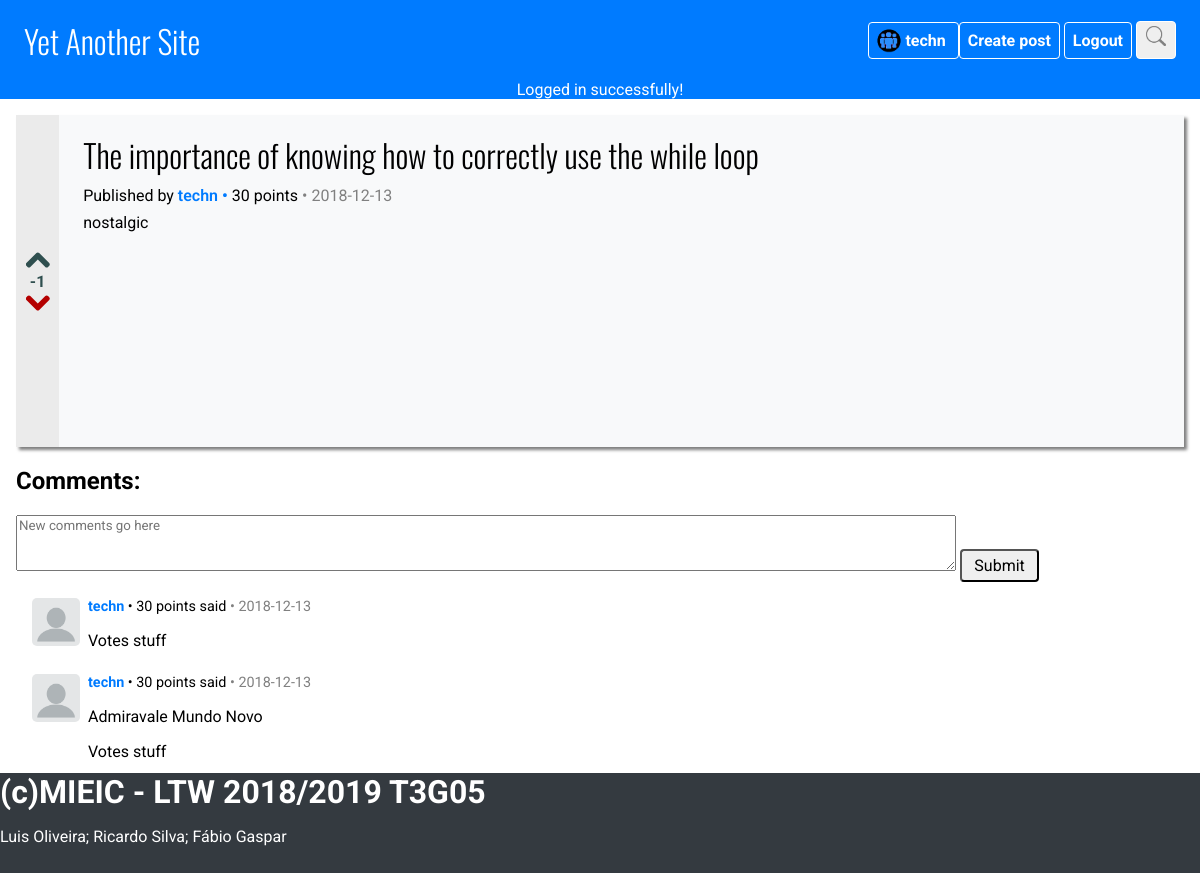
The page /pages/postView.php?postId=36 (signed in) on the database its author committed.
### tables this page shows
CREATE TABLE PostVote (
    idUser VARCHAR NOT NULL REFERENCES User(username),
    idPost INTEGER NOT NULL REFERENCES Post(idPost),
    vote INTEGER NOT NULL DEFAULT 0, 
    CONSTRAINT idPostVote PRIMARY KEY (idUser, idPost)
);

CREATE TABLE Post (
    idPost INTEGER PRIMARY KEY AUTOINCREMENT,
    idUser VARCHAR NOT NULL REFERENCES User(username),
    date DATE NOT NULL DEFAULT CURRENT_DATE,
    title VARCHAR NOT NULL,
    content VARCHAR NOT NULL,
    image VARCHAR DEFAULT NULL
);

CREATE TABLE Coment (
    idComent INTEGER PRIMARY KEY AUTOINCREMENT,
    idUser VARCHAR NOT NULL REFERENCES User(username),
    data DATE NOT NULL DEFAULT CURRENT_DATE,
    comentContent VARCHAR NOT NULL,
    idPost INTEGER NOT NULL REFERENCES Post(idPost),
    idParentComent INTEGER
);

### database/dbPosts.php (called while the page is built, shortened)
<?php
function getPostByID($postID) {
    $db = Database::instance()->db();
    $stmt = $db->prepare(
        'SELECT * FROM Post as P LEFT JOIN (SELECT idPost, sum(vote) as points FROM PostVote GROUP BY idPost) as V
        ON P.idPost = V.idPost
        WHERE P.idPost = ?'
    );
    $stmt->execute(array($postID));
    return $stmt->fetch();
}
function getPostVoteByUser($idPost, $username){
    $db = Database::instance()->db();
    $stmt = $db->prepare('SELECT vote FROM PostVote WHERE idUser = ? AND idPost = ?');
    $stmt->execute(array(
        $username,
        $idPost
	));
	$res =  $stmt->fetch();
    return $res ? $res['vote'] : 0;
}
function getCommentsByPost($idPost){
    $db = Database::instance()->db();
    $stmt = $db->prepare(
        'SELECT *
        FROM Coment
        WHERE Coment.idPost = ?
        ORDER BY data desc'
    );
    $stmt->execute(array(
        $idPost
    ));
    return $stmt->fetchAll();
}
function getPoints($idUser){
     $db = Database::instance()->db();
     $stmt = $db->prepare('SELECT COUNT(vote) as sum FROM PostVote WHERE idUser = ? group by idUser');
     $stmt->execute(array(
         $idUser,
     ));
     return $stmt->fetch();
 }
function trimAndStripHtmlPHPtags($words){
    return trim(strip_tags($words));
}
function processingGetPoints($idUser){
    $arrayPoints = getPoints($idUser);
    $totalPoints = $arrayPoints['sum'] * 5;
    return $totalPoints;
}
?>

### pages/postView.php (the view, shortened to what this page needs)
<?php
    include_once '../database/dbPosts.php';
    include_once '../templates/tpl_common.php';
    include_once '../templates/tpl_comment.php';
    if(isset($_GET['postId'])) {
        $post = getPostByID(trimAndStripHtmlPHPtags($_GET['postId']));
    } else {
    }
    $vote = getPostVoteByUser(trimAndStripHtmlPHPtags($_GET['postId']), $_SESSION['username']);
?>
<section id="post_view" class="post view" --data-id-post="<?=$post['idPost']?>">
    <aside class="votes">
        <svg class="votes upvote <?= ($vote > 0) ? 'active' : '' ?>" version="1.1" xmlns="http://www.w3.org/2000/svg" xmlns:xlink="http://www.w3.org/1999/xlink" width="444.819px" height="444.819px" viewBox="0 0 444.819 444.819">
            <g>
                <path d="M433.968,278.657L248.387,92.79c-7.419-7.044-16.08-10.566-25.977-10.566c-10.088,0-18.652,3.521-25.697,10.566
                    L10.848,278.657C3.615,285.887,0,294.549,0,304.637c0,10.28,3.619,18.843,10.848,25.693l21.411,21.413
                    c6.854,7.23,15.42,10.852,25.697,10.852c10.278,0,18.842-3.621,25.697-10.852L222.41,213.271L361.168,351.74
                    c6.848,7.228,15.413,10.852,25.7,10.852c10.082,0,18.747-3.624,25.975-10.852l21.409-21.412
                    c7.043-7.043,10.567-15.608,10.567-25.693C444.819,294.545,441.205,285.884,433.968,278.657z"/>
            </g>
        </svg>
        <span><?=isset($post['points']) ? $post['points'] : 0 ?></span>
        <svg class="votes downvote <?= ($vote < 0) ? 'active' : '' ?>" version="1.1" xmlns="http://www.w3.org/2000/svg" xmlns:xlink="http://www.w3.org/1999/xlink" width="444.819px" height="444.819px" viewBox="0 0 444.819 444.819">
            <g>
                <path d="M434.252,114.203l-21.409-21.416c-7.419-7.04-16.084-10.561-25.975-10.561c-10.095,0-18.657,3.521-25.7,10.561
                    L222.41,231.549L83.653,92.791c-7.042-7.04-15.606-10.561-25.697-10.561c-9.896,0-18.559,3.521-25.979,10.561l-21.128,21.416
                    C3.615,121.436,0,130.099,0,140.188c0,10.277,3.619,18.842,10.848,25.693l185.864,185.865c6.855,7.23,15.416,10.848,25.697,10.848
                    c10.088,0,18.75-3.617,25.977-10.848l185.865-185.865c7.043-7.044,10.567-15.608,10.567-25.693
                    C444.819,130.287,441.295,121.629,434.252,114.203z"/>
            </g>
        </svg>
    </aside>
    <article class="content">
        <h1><?=$post['title']?></h1>
        <p> Published by
        <a href="/pages/profile.php?user=<?= $post['idUser']?>">
            <span class="author"><?=$post['idUser']?></span>
            <span class="rating">• </a><?= processingGetPoints($post['idUser'])?> points</span>
            <span class="date">•
                        <?php
                          if(substr($post['date'], 0, strrpos($post['date'], ':') )){
                          echo substr($post['date'], 0, strrpos($post['date'], ':') );
                        }else{
                            echo $post['date']  ;
                          } ?></span>
        </p>
        <?=$post['content']?></p>
    </article>
</section id="postReply">
<?php
    $postComments = getCommentsByPost(trimAndStripHtmlPHPtags($_GET['postId']));
?>
<section id="comments"  --data-last-comment="<?php
if(count( $postComments)){
$postComments[0]['idComent'];
} ?>" --data-post-id="<?=trimAndStripHtmlPHPtags($_GET['postId'])?>">
    <h1>Comments:</h1>
    <section>
        <textarea id="comment_txt" placeholder="New comments go here" rows="auto"></textarea>
        <button id="submit_comment_btn">Submit</button>
    </section>
    <?php if(count( $postComments)){
    foreach(getCommentsByPost(trimAndStripHtmlPHPtags($_GET['postId'])) as $comment) {
                          if(substr($post['date'], 0, strrpos($post['date'], ':') )){
                          $dataecho= substr($post['date'], 0, strrpos($post['date'], ':') );
                        }else{
                            $dataecho= $post['date']  ;
                          }
        draw_comment($comment['idComent'], $comment['idUser'], $comment['comentContent'], $dataecho);
    } } ?>
</section>

### templates/tpl_comment.php (shortened to what this page needs)
<?php
function draw_comment($idComment, $idUser, $commentTxt, $commentDate) { ?>
    <article class="comment" id="$idComment">
        <?php
        $imageName = sha1($idUser);
        if(!file_exists("../res/avatars/$imageName.jpg")) { ?>
            <a href="../pages/profile.php?user=<?=$idUser?>"> <img alt="User profile" src="../res/avatars/default.png"></a>
        <?php } else { ?>
            <a href="../pages/profile.php?user=<?=$idUser?>"> <img alt="User profile" src="../res/avatars/<?=$imageName?>.jpg"></a>
        <?php } ?>
        <div>
            <h1 class="header">
                <span class="author"><a href="../pages/profile.php?user=<?=$idUser?>"> <?=$idUser?></a></span>
                <span class="rating">• <?= processingGetPoints($idUser)?> points</span>
                said
                <span class="date"> • <?=$commentDate?></span>
            </h1>
            <p><?=$commentTxt?></p>
            <div>Votes stuff</div>
        </div>
    </article>
<?php } ?>

### css/main.css (style rules this page uses)
:root { --bg-primary: #007bff; --bg-primary-light: #0099ff; --bg-dark: #343a40; --bg-light: #f8f9fa; }
* { font-family: 'Roboto', sans-serif; }
body { margin: unset; font-size: 1rem; }
textarea { width: 80%; height: 50px; }

### css/components.css (style rules this page uses)
button, input[type="submit"] { display: inline-block; padding: 0.3rem 0.75rem; text-align: center; border-radius: 0.25rem; user-select: none; font-size: 1rem; }
a { text-decoration: none; font-weight: 700; color: var(--bg-primary); transition: background-color, 0.3s; }

### css/post.css (style rules this page uses)
.post { box-shadow: 3px 3px 3px rgba(0, 0, 0, 0.5); background-color: var(--bg-light); display: flex; flex-direction: row; margin: 1rem 0; }
.post .votes { background-color: #ebebeb; color: darkslategrey; padding: 0 .3rem; margin: unset; font-weight: 700; text-align: center; display: flex; flex-direction: column; justify-content: center; }
.post svg.votes.upvote, .post svg.votes.downvote { width: 24px; height: 24px; cursor: pointer; display: block; fill: darkslategrey; }
.post svg.votes.downvote.active { fill: rgb(180, 0, 0); }
.post.view .content { margin: 0.5rem; padding: 0.5rem 1rem; min-height: 300px; }
.post.view .content h1 { margin: unset; font-family: 'Oswald', sans-serif; font-size: 2rem; font-weight: 300; }
.post.view .content p { margin: 0.5rem 0; text-align: justify; }
.comment { margin: 0.5rem 0; padding: 0.25rem 0.5rem; display: flex; flex-direction: row; }
.comment img { width: 48x; height: 48px; margin: 0.25rem 0.5rem; border-radius: 5px; }
.comment .header { font-size: 0.9rem; margin: 0.25rem 0; color: black; font-weight: normal; }
.author { font-weight: 600; color: var(--bg-primary); }
.date { color: grey; }

### rows shown on the page
post: title "The importance of knowing how to correctly use the while loop", idUser "techn", date "2018-12-13", content "nostalgic"
coment: idUser "techn", idUser "30", idPost.date "2018-12-13"
coment: idUser "techn", idUser "30", idPost.date "2018-12-13", comentContent "Admiravale Mundo Novo"

### other values the page prints
$username "techn"
$message['content'] "Logged in successfully!"
$post['points'] "-1"
processingGetPoints($post['idUser']) "30"
